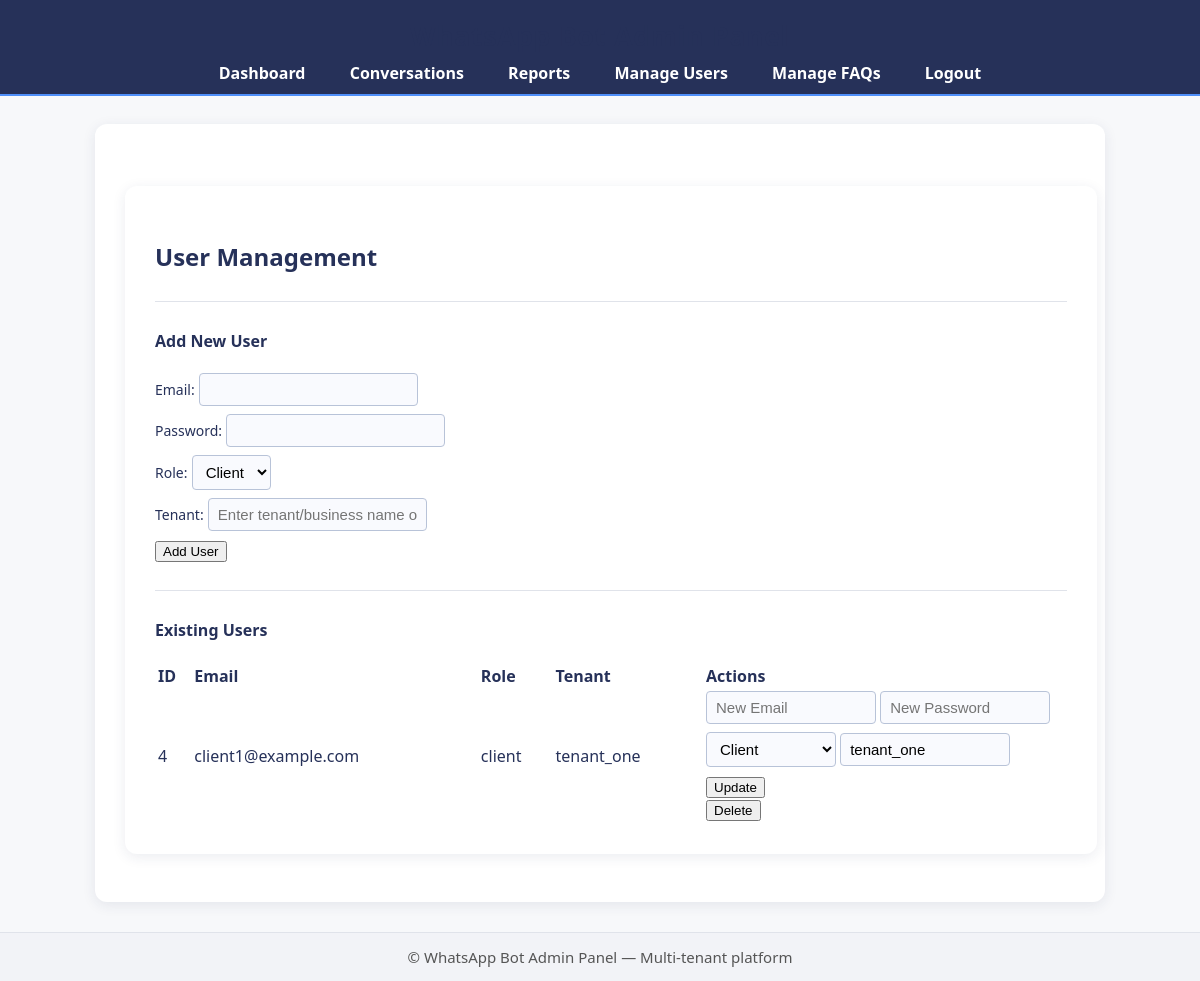
Page /manage_users (signed in) on the committed database.
### tables this page shows
CREATE TABLE users (
                    id INTEGER PRIMARY KEY AUTOINCREMENT,
                    uid TEXT UNIQUE, -- Firebase User ID (optional)
                    email TEXT UNIQUE NOT NULL,
                    password_hash TEXT, -- For local authentication
                    role TEXT NOT NULL, -- admin or client
                    tenant_id TEXT, -- The ID of the tenant this user belongs to
                    FOREIGN KEY (tenant_id) REFERENCES tenants(tenant_id)
                );

### routes/users.py (the view, shortened to what this page needs)
@users_bp.route('/manage_users', methods=['GET', 'POST'])
@login_required
def manage_users():
    tenants = get_all_tenants()
    users = get_all_users()
    if current_user.role == 'admin':
        users = [u for u in users if u['tenant_id'] == current_user.tenant_id and u['role'] == 'client']
    return render_template('manage_users.html', users=users, tenants=tenants)

### app.py (called while the page is built)
@app.context_processor
def inject_firebase_config():
    return {
        'FIREBASE_API_KEY': FIREBASE_API_KEY,
        'FIREBASE_AUTH_DOMAIN': FIREBASE_AUTH_DOMAIN,
        'FIREBASE_PROJECT_ID': FIREBASE_PROJECT_ID,
        'FIREBASE_STORAGE_BUCKET': FIREBASE_STORAGE_BUCKET,
        'FIREBASE_MESSAGING_SENDER_ID': FIREBASE_MESSAGING_SENDER_ID,
        'FIREBASE_APP_ID': FIREBASE_APP_ID,
        'FIREBASE_ENABLED': FIREBASE_ENABLED  # <-- Make available in all templates
    }

### auth.py (called while the page is built)
def load_user(uid):
    logger.debug(f"[LOGIN_DEBUG] load_user called with uid={uid}")
    if uid:
        user_data = get_user_by_uid(uid)
        logger.debug(f"[LOGIN_DEBUG] user_data loaded: {user_data}")
        if user_data:
            return User(user_data['uid'], user_data['email'], user_data['role'], user_data['tenant_id'])
        else:
            logger.warning(f"[LOGIN_DEBUG] No user found in DB with uid={uid}")
    else:
        logger.warning("[LOGIN_DEBUG] load_user called with None uid")
    return None

### db/db_connection.py (called while the page is built)
def get_db_connection():
    conn = None
    try:
        conn = sqlite3.connect(DATABASE_NAME)
        conn.row_factory = sqlite3.Row  # This allows access to columns by name
        conn.execute("PRAGMA foreign_keys = ON;")
        logger.debug(f"Successfully connected to database: {DATABASE_NAME}")
    except sqlite3.Error as e:
        logger.critical(f"Error connecting to database {DATABASE_NAME}: {e}")
        raise  # Re-raise the exception for the calling code to handle
    return conn

### db/tenants_crud.py (called while the page is built)
def get_all_tenants():
    try:
        conn = get_db_connection()
        cursor = conn.cursor()
        cursor.execute("SELECT * FROM tenants")
        rows = cursor.fetchall()
        return [dict(row) for row in rows]
    except sqlite3.Error as e:
        logger.error(f"Error fetching tenants: {e}", exc_info=True)
        return []
    finally:
        conn.close()

### db/users_crud.py (called while the page is built)
def get_user_by_uid(uid):
    conn = get_db_connection()
    try:
        cursor = conn.cursor()
        cursor.execute("SELECT * FROM users WHERE uid = ?", (uid,))
        row = cursor.fetchone()
        return dict(row) if row else None
    except sqlite3.Error as e:
        logger.error(f"Error fetching user by UID: {e}", exc_info=True)
        return None
    finally:
        conn.close()

### templates/manage_users.html (shortened to what this page needs)
{% extends "base.html" %}
{% block body_content %}
<div class="container mt-4">
    <h2>User Management</h2>
    <hr>
    <h4>Add New User</h4>
    <form method="POST" action="{{ url_for('users_routes.manage_users') }}" class="mb-4">
        <div class="mb-3">
            <label class="form-label">Email:</label>
            <input type="email" name="email" class="form-control" required>
        </div>
        <div class="mb-3">
            <label class="form-label">Password:</label>
            <input type="password" name="password" class="form-control" required>
        </div>
        <div class="mb-3">
            <label class="form-label">Role:</label>
            <select name="role" class="form-select" required>
                <option value="client" selected>Client</option>
            </select>
        </div>
        <div class="mb-3">
            <label class="form-label">Tenant:</label>
            <input type="text" name="tenant_id" class="form-control" {% if current_user.role == 'admin' %}required{% endif %} placeholder="Enter tenant/business name or ID">
        </div>
        <button type="submit" class="btn btn-primary">Add User</button>
    </form>
    <hr>
    <h4>Existing Users</h4>
    <table class="table table-bordered table-hover align-middle">
        <thead class="table-dark">
            <tr>
                <th>ID</th>
                <th>Email</th>
                <th>Role</th>
                <th>Tenant</th>
                <th style="width: 40%">Actions</th>
            </tr>
        </thead>
        <tbody>
            {% for user in users %}
                {% if current_user.role == 'super_admin' or (current_user.role == 'admin' and user['tenant_id'] == current_user.tenant_id and user['role'] == 'client') %}
                <tr>
                    <td>{{ user['id'] }}</td>
                    <td>{{ user['email'] }}</td>
                    <td>{{ user['role'] }}</td>
                    <td>{{ user['tenant_id'] or 'None' }}</td>
                    <td>
                        {% if current_user.role == 'super_admin' or (user['tenant_id'] == current_user.tenant_id and user['role'] == 'client') %}
                        <form method="POST" action="{{ url_for('users_routes.manage_users') }}" class="d-inline-block me-2">
                            <input type="text" name="email" placeholder="New Email" class="form-control d-inline-block mb-1" style="width: 150px;">
                            <input type="password" name="password" placeholder="New Password" class="form-control d-inline-block mb-1" style="width: 150px;">
                            <select name="role" class="form-select d-inline-block mb-1" style="width: 130px;">
                                <option value="client" {% if user['role'] == 'client' %}selected{% endif %}>Client</option>
                            </select>
                            <input type="text" name="tenant_id" class="form-control d-inline-block mb-1" style="width: 150px;" value="{{ user['tenant_id'] or '' }}" placeholder="Tenant">
                            <button type="submit" class="btn btn-warning btn-sm">Update</button>
                        </form>
                        <form method="POST" action="{{ url_for('users_routes.manage_users') }}" class="d-inline-block">
                            <button type="submit" class="btn btn-danger btn-sm">Delete</button>
                        </form>
                        {% endif %}
                    </td>
                </tr>
                {% endif %}
            {% endfor %}
        </tbody>
    </table>
</div>
{% endblock %}

### templates/base.html (shortened to what this page needs)
<!DOCTYPE html>
<html lang="en">
<head>
    <link rel="stylesheet" href="{{ url_for('static', filename='css/main.css') }}">
</head>
<body>
    <header>
        <h1>WhatsApp Bot Admin Panel</h1>
        <nav class="main-nav">
            {% if current_user.is_authenticated %}
                <a href="{{ url_for('dashboard_routes.dashboard') }}">Dashboard</a>
                <a href="{{ url_for('conversations_routes.all_conversations') }}">Conversations</a>
                <a href="{{ url_for('dashboard_routes.view_reports') }}">Reports</a>
                {% if current_user.role in ['admin', 'super_admin'] %}
                    <a href="{{ url_for('users_routes.manage_users') }}">Manage Users</a>
                    <a href="{{ url_for('faqs_routes.manage_faqs') }}">Manage FAQs</a>
                {% endif %}
                <a href="{{ url_for('auth.logout') }}" id="logout-button">Logout</a>
            {% else %}
                <a href="{{ url_for('auth.login') }}">Login</a>
            {% endif %}
        </nav>
    </header>
    <div class="container">
        {% block body_content %}{% endblock %}
    </div>
    <footer>
        &copy; {{ moment().year }} WhatsApp Bot Admin Panel &mdash; Multi-tenant platform
    </footer>
</body>
</html>

### static/css/main.css (style rules this page uses)
body { font-family: 'Segoe UI', Arial, sans-serif; background-color: #f7f8fa; color: #263159; margin: 0; padding: 0; }
header { background-color: #263159; color: #fff; padding: 18px 0 10px 0; text-align: center; border-bottom: 2px solid #4F8FF9; }
header h1 { margin: 0 0 8px 0; font-size: 26px; letter-spacing: 1px; }
.main-nav { margin-bottom: 0; }
.main-nav a { color: #fff; text-decoration: none; margin: 0 12px; font-weight: 600; padding: 6px 8px; border-radius: 5px; transition: background 0.2s; font-size: 16px; }
footer { text-align: center; padding: 14px 0; font-size: 15px; color: #555; background: #f2f3f7; border-top: 1px solid #e0e3ea; margin-top: 30px; }
.container { background-color: #fff; margin: 28px auto 18px auto; padding: 34px 30px 30px 30px; border-radius: 12px; box-shadow: 0 3px 14px rgba(38,49,89, 0.09); max-width: 950px; width: 96%; text-align: left; }
h1, h2, h3 { color: #263159; margin-bottom: 22px; }
input, select, textarea { border: 1px solid #b8c3d8; border-radius: 4px; padding: 7px 9px; font-size: 15px; margin-bottom: 8px; background: #f9fafe; }
label { color: #263159; font-size: 14px; margin-bottom: 3px; }
hr { border: none; border-top: 1px solid #e0e3ea; margin: 28px 0; }

### rows in the picture
users: id "4", email "client1@example.com", role "client", tenant "tenant_one", role "Client", tenant_id "tenant_one"
